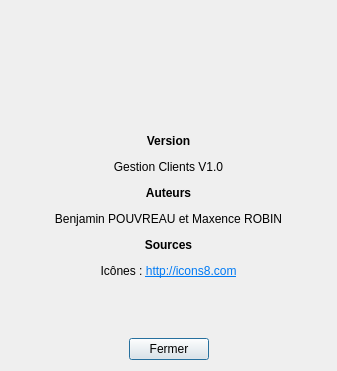
<?xml version="1.0" encoding="UTF-8"?>
<ui version="4.0">
 <class>AboutDialog</class>
 <widget class="QDialog" name="AboutDialog">
  <property name="geometry">
   <rect>
    <x>0</x>
    <y>0</y>
    <width>337</width>
    <height>371</height>
   </rect>
  </property>
  <property name="windowTitle">
   <string>Dialog</string>
  </property>
  <layout class="QVBoxLayout" name="verticalLayout_2">
   <item>
    <layout class="QVBoxLayout" name="verticalLayout">
     <item>
      <spacer name="verticalSpacer">
       <property name="orientation">
        <enum>Qt::Vertical</enum>
       </property>
       <property name="sizeHint" stdset="0">
        <size>
         <width>20</width>
         <height>40</height>
        </size>
       </property>
      </spacer>
     </item>
     <item>
      <widget class="QLabel" name="logoLabel">
       <property name="text">
        <string/>
       </property>
       <property name="pixmap">
        <pixmap resource="ressources.qrc">:/logoPolytechTours</pixmap>
       </property>
       <property name="alignment">
        <set>Qt::AlignCenter</set>
       </property>
      </widget>
     </item>
     <item>
      <widget class="QLabel" name="aboutLabel">
       <property name="text">
        <string>&lt;html&gt;&lt;head/&gt;&lt;body&gt;&lt;p align=&quot;center&quot;&gt;&lt;span style=&quot; font-weight:600;&quot;&gt;Version&lt;/span&gt;&lt;/p&gt;&lt;p align=&quot;center&quot;&gt;Gestion Clients V1.0&lt;/p&gt;&lt;p align=&quot;center&quot;&gt;&lt;/p&gt;&lt;p align=&quot;center&quot;&gt;&lt;span style=&quot; font-weight:600;&quot;&gt;Auteurs&lt;/span&gt;&lt;/p&gt;&lt;p align=&quot;center&quot;&gt;Benjamin POUVREAU et Maxence ROBIN&lt;/p&gt;&lt;p align=&quot;center&quot;&gt;&lt;/p&gt;&lt;p align=&quot;center&quot;&gt;&lt;span style=&quot; font-weight:600;&quot;&gt;Sources&lt;/span&gt;&lt;/p&gt;&lt;p align=&quot;center&quot;&gt;Icônes : &lt;a href=&quot; http://icons8.com&quot;&gt;&lt;span style=&quot; text-decoration: underline; color:#007af4;&quot;&gt;http://icons8.com&lt;/span&gt;&lt;/a&gt;&lt;/p&gt;&lt;p align=&quot;center&quot;&gt;&lt;br/&gt;&lt;br/&gt;&lt;/p&gt;&lt;/body&gt;&lt;/html&gt;</string>
       </property>
       <property name="openExternalLinks">
        <bool>true</bool>
       </property>
      </widget>
     </item>
    </layout>
   </item>
   <item>
    <layout class="QHBoxLayout" name="horizontalLayout">
     <item>
      <spacer name="horizontalSpacer">
       <property name="orientation">
        <enum>Qt::Horizontal</enum>
       </property>
       <property name="sizeHint" stdset="0">
        <size>
         <width>40</width>
         <height>20</height>
        </size>
       </property>
      </spacer>
     </item>
     <item>
      <widget class="QPushButton" name="closeButton">
       <property name="text">
        <string>Fermer</string>
       </property>
      </widget>
     </item>
     <item>
      <spacer name="horizontalSpacer_2">
       <property name="orientation">
        <enum>Qt::Horizontal</enum>
       </property>
       <property name="sizeHint" stdset="0">
        <size>
         <width>40</width>
         <height>20</height>
        </size>
       </property>
      </spacer>
     </item>
    </layout>
   </item>
  </layout>
 </widget>
 <resources>
  <include location="ressources.qrc"/>
 </resources>
 <connections>
  <connection>
   <sender>closeButton</sender>
   <signal>clicked()</signal>
   <receiver>AboutDialog</receiver>
   <slot>close()</slot>
   <hints>
    <hint type="sourcelabel">
     <x>168</x>
     <y>346</y>
    </hint>
    <hint type="destinationlabel">
     <x>168</x>
     <y>185</y>
    </hint>
   </hints>
  </connection>
 </connections>
</ui>
